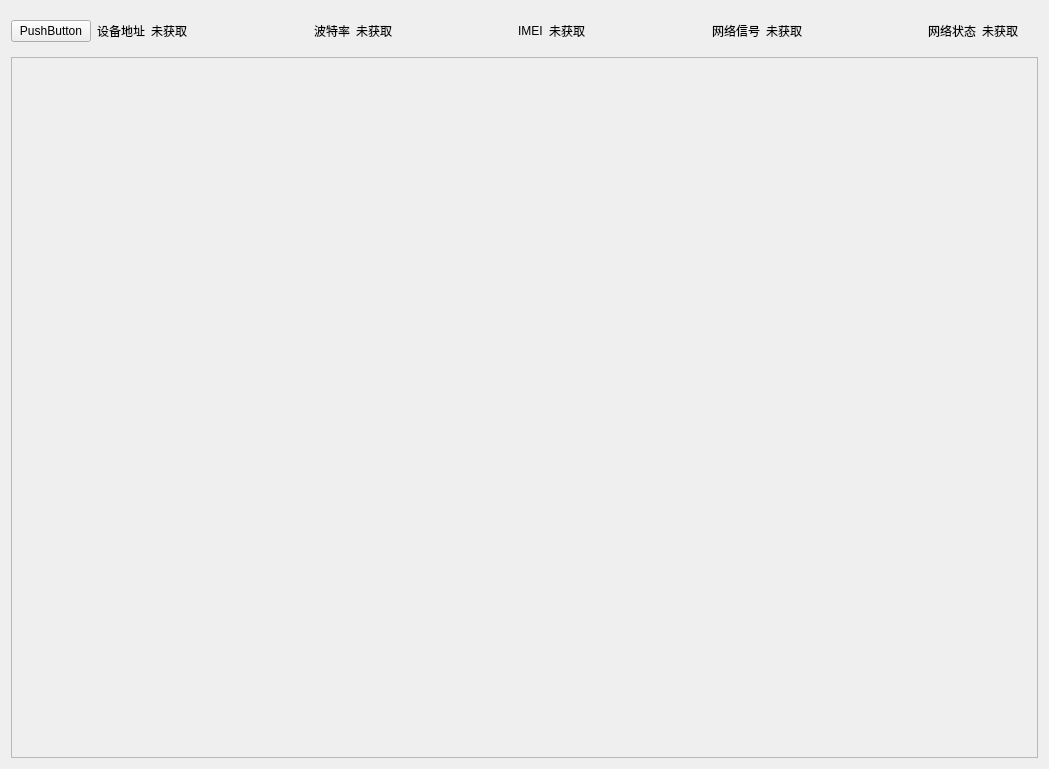
<?xml version="1.0" encoding="UTF-8"?>
<ui version="4.0">
 <class>ShowdataWindow</class>
 <widget class="QWidget" name="ShowdataWindow">
  <property name="geometry">
   <rect>
    <x>0</x>
    <y>0</y>
    <width>1049</width>
    <height>769</height>
   </rect>
  </property>
  <property name="windowTitle">
   <string>Form</string>
  </property>
  <property name="styleSheet">
   <string notr="true"/>
  </property>
  <layout class="QVBoxLayout" name="verticalLayout">
   <item>
    <layout class="QHBoxLayout" name="horizontalLayout">
     <item>
      <widget class="QPushButton" name="pushButton">
       <property name="text">
        <string>PushButton</string>
       </property>
      </widget>
     </item>
     <item>
      <widget class="QLabel" name="label_3">
       <property name="text">
        <string>设备地址</string>
       </property>
      </widget>
     </item>
     <item>
      <widget class="QLabel" name="label_7">
       <property name="text">
        <string>未获取</string>
       </property>
      </widget>
     </item>
     <item>
      <spacer name="horizontalSpacer">
       <property name="orientation">
        <enum>Qt::Horizontal</enum>
       </property>
       <property name="sizeHint" stdset="0">
        <size>
         <width>40</width>
         <height>20</height>
        </size>
       </property>
      </spacer>
     </item>
     <item>
      <widget class="QLabel" name="label">
       <property name="text">
        <string>波特率</string>
       </property>
      </widget>
     </item>
     <item>
      <widget class="QLabel" name="label_6">
       <property name="text">
        <string>未获取</string>
       </property>
      </widget>
     </item>
     <item>
      <spacer name="horizontalSpacer_2">
       <property name="orientation">
        <enum>Qt::Horizontal</enum>
       </property>
       <property name="sizeHint" stdset="0">
        <size>
         <width>40</width>
         <height>20</height>
        </size>
       </property>
      </spacer>
     </item>
     <item>
      <widget class="QLabel" name="label_5">
       <property name="text">
        <string>IMEI</string>
       </property>
      </widget>
     </item>
     <item>
      <widget class="QLabel" name="label_8">
       <property name="text">
        <string>未获取</string>
       </property>
      </widget>
     </item>
     <item>
      <spacer name="horizontalSpacer_3">
       <property name="orientation">
        <enum>Qt::Horizontal</enum>
       </property>
       <property name="sizeHint" stdset="0">
        <size>
         <width>40</width>
         <height>20</height>
        </size>
       </property>
      </spacer>
     </item>
     <item>
      <widget class="QLabel" name="label_2">
       <property name="text">
        <string>网络信号</string>
       </property>
      </widget>
     </item>
     <item>
      <widget class="QLabel" name="label_9">
       <property name="text">
        <string>未获取</string>
       </property>
      </widget>
     </item>
     <item>
      <spacer name="horizontalSpacer_4">
       <property name="orientation">
        <enum>Qt::Horizontal</enum>
       </property>
       <property name="sizeHint" stdset="0">
        <size>
         <width>40</width>
         <height>20</height>
        </size>
       </property>
      </spacer>
     </item>
     <item>
      <widget class="QLabel" name="label_4">
       <property name="text">
        <string>网络状态</string>
       </property>
      </widget>
     </item>
     <item>
      <widget class="QLabel" name="label_10">
       <property name="text">
        <string>未获取</string>
       </property>
      </widget>
     </item>
     <item>
      <spacer name="verticalSpacer">
       <property name="orientation">
        <enum>Qt::Vertical</enum>
       </property>
       <property name="sizeType">
        <enum>QSizePolicy::Minimum</enum>
       </property>
       <property name="sizeHint" stdset="0">
        <size>
         <width>20</width>
         <height>40</height>
        </size>
       </property>
      </spacer>
     </item>
    </layout>
   </item>
   <item>
    <widget class="QScrollArea" name="scrollArea">
     <property name="widgetResizable">
      <bool>true</bool>
     </property>
     <widget class="QWidget" name="scrollAreaWidgetContents">
      <property name="geometry">
       <rect>
        <x>0</x>
        <y>0</y>
        <width>1029</width>
        <height>701</height>
       </rect>
      </property>
      <layout class="QVBoxLayout" name="verticalLayout_2"/>
     </widget>
    </widget>
   </item>
  </layout>
 </widget>
 <resources/>
 <connections/>
</ui>
